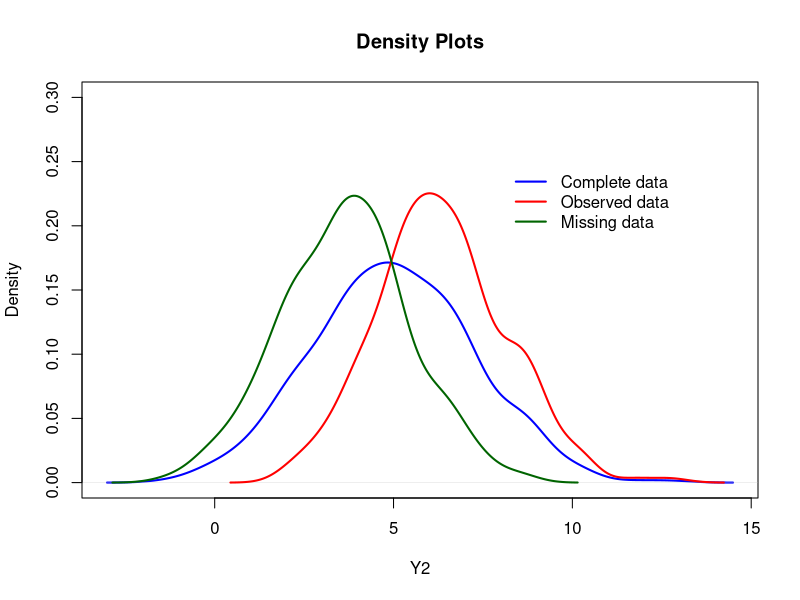
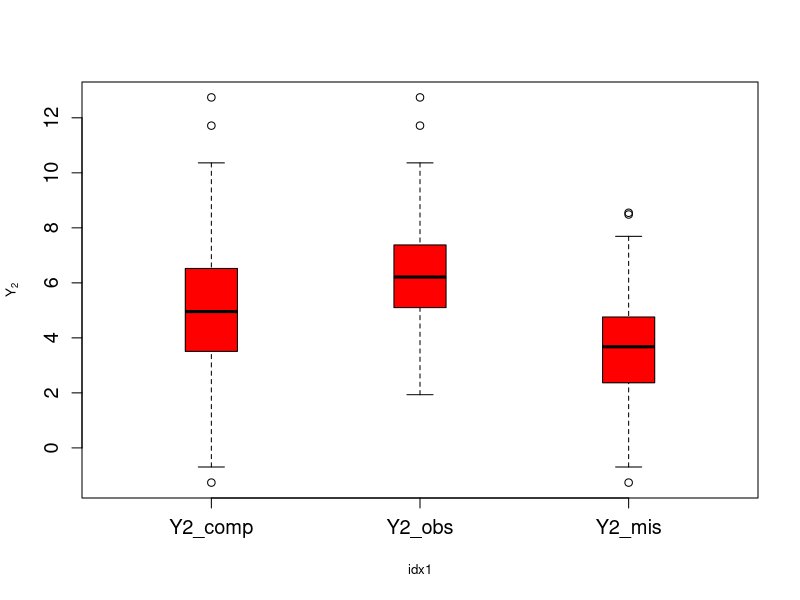
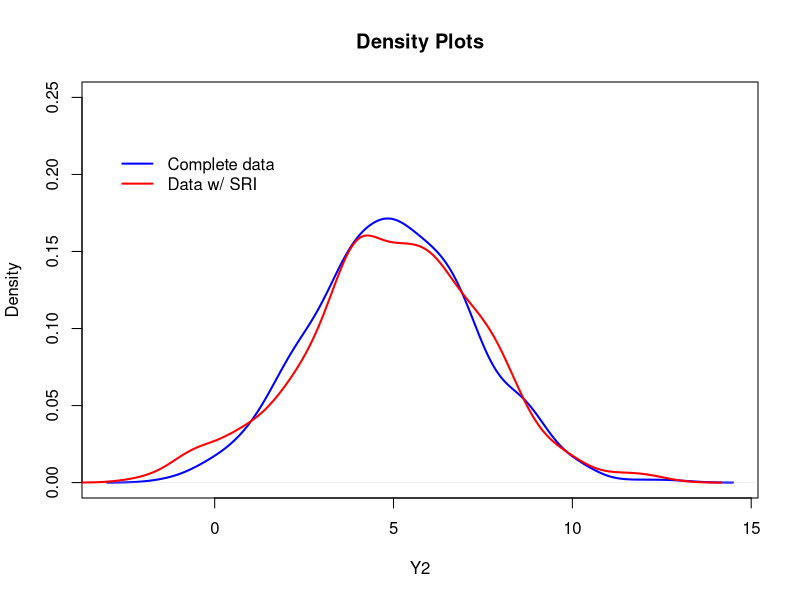
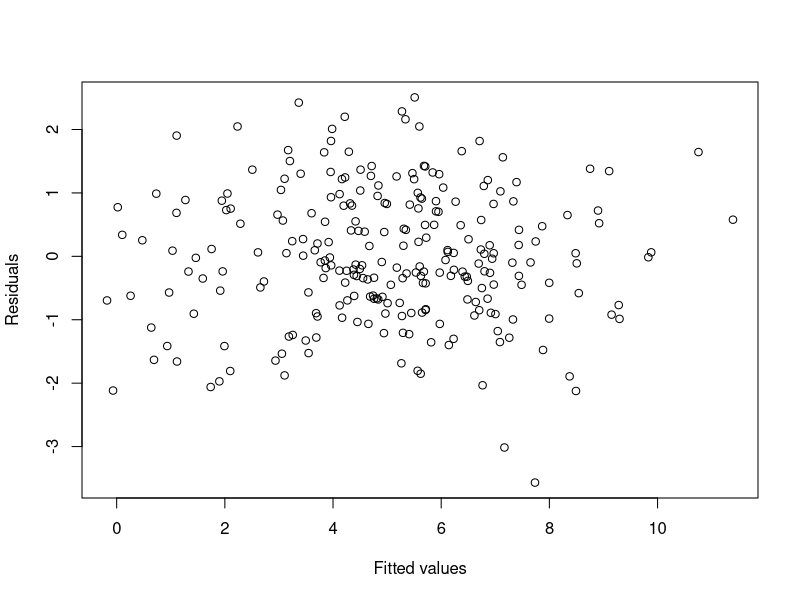
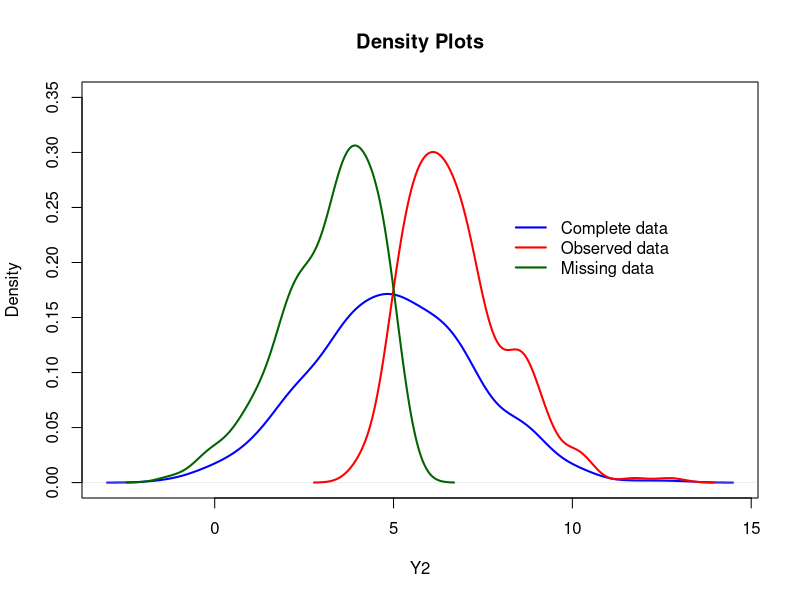
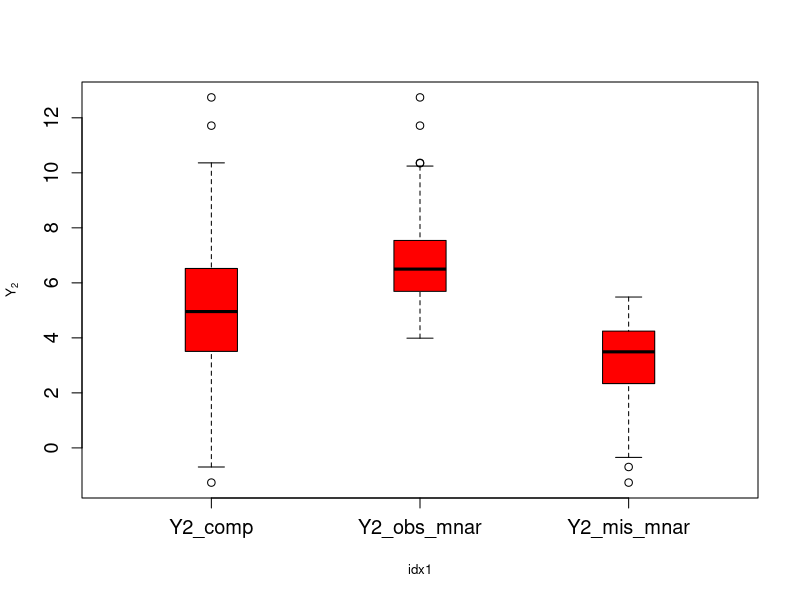
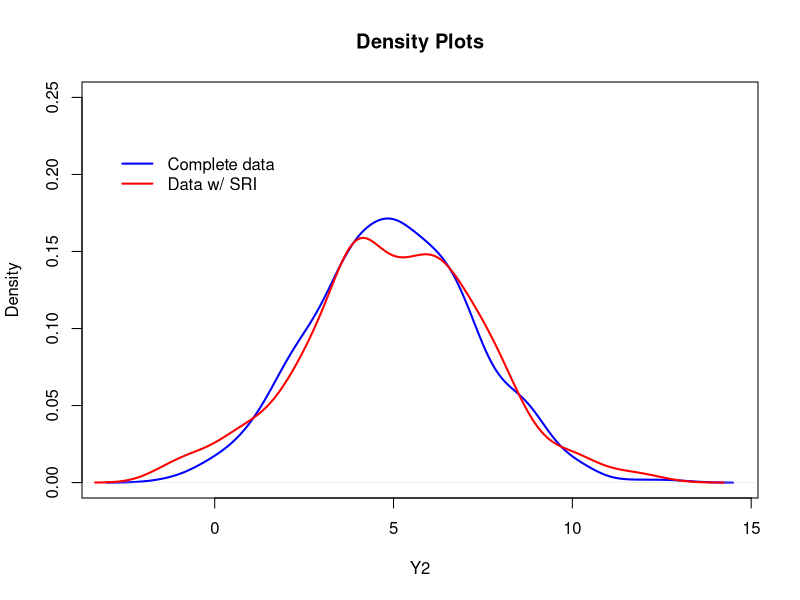
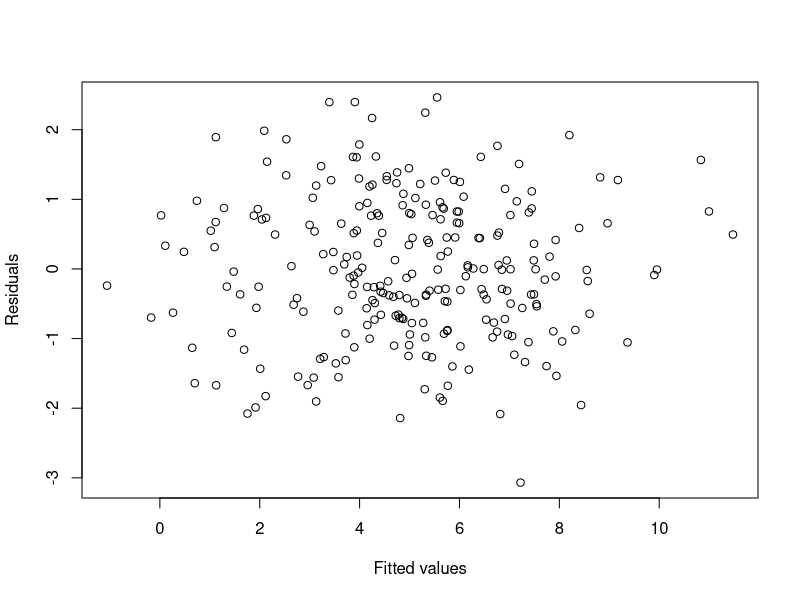

These charts were generated, in order, by the following R code:
## ---- chunk 1
set.seed(1)

get_dataset = function(nsim, mean, sd){
  # Simulating univariate Gaussians
  Z1 = rnorm(n = nsim, mean = mean, sd = sd)
  Z2 = rnorm(n = nsim, mean = mean, sd = sd)
  Z3 = rnorm(n = nsim, mean = mean, sd = sd)
  # Defining Ys in terms of Zs
  Y1 = 1 + Z1
  Y2 = 5 + 2 * Z1 + Z2
  return(data.frame(Y1, Y2, Z1, Z2, Z3))
}

# Generating dataset
nsim = 500
dataset = get_dataset(nsim, 0, 1)

# Missingness indicator params
a = 2; b = 0
# Defining missingness indicator
r = a * (dataset$Y1 - 1)  +  b * (dataset$Y1 - 5) + dataset$Z3 

# Imposing missingness
mis_indxs = which(r < 0)
Y2_obs = dataset$Y2[-mis_indxs]
Y2_mis = dataset$Y2[mis_indxs]

# Plotting 
plot(density(dataset$Y2), lwd = 2, col = "blue", xlab = expression(Y2),
     main = "Density Plots", ylim = c(0, 0.30))
lines(density(Y2_obs), lwd = 2, col = "red")
lines(density(Y2_mis), lwd = 2, col = "darkgreen")
legend(8, 0.25, legend = c("Complete data", "Observed data", "Missing data"), 
       col = c("blue", "red", "darkgreen"), lty = c(1,1,1), lwd = c(2,2,2), bty ="n")
## ---- chunk 2
# Get number of observed and missing variables.
n_obs = length(Y2_obs)
n_mis = length(Y2_mis)

# Ordering indices
idxs = rep("Y2_comp", nsim + n_obs + n_mis)
idxs[(nsim+1):(nsim+n_obs)] = "Y2_obs"
idxs[(nsim+n_obs+1):(nsim+n_obs+n_mis)] = "Y2_mis"
idx1 = factor(idxs, levels = c("Y2_comp","Y2_obs","Y2_mis"))

# Plotting box plots
Y2boxmcar = c(dataset$Y2, Y2_obs,Y2_mis)
boxplot(Y2boxmcar ~ idx1, boxwex = 0.25, col = "red", cex.lab = 0.8, 
        cex.axis = 1.2, ylab = expression(Y[2]))
## ---- chunk 3
set.seed(1)
# Generating dataset
nsim = 500
complete_dataset = get_dataset(nsim, 0, 1)
dataset = get_dataset(nsim, 0, 1)

# Missingness indicator params
a = 2; b = 0
# Defining missingness indicator
r = a * (complete_dataset$Y1 - 1) + b * (complete_dataset$Y2 - 5) + 
         complete_dataset$Z3 

# Imposing missingness
mis_indxs = which(r < 0)
dataset$Y2[mis_indxs] = NA

# Regressing Y2 on Y1
fits = lm(Y2 ~ Y1, data = dataset[c(1, 2)])
coeffs = fits$coefficients

# Generating predictions
pred_sri = predict(fits, newdata = dataset[c(1, 2)]) + rnorm(nsim, 0, sigma(fits))
Y2_sri = ifelse(is.na(dataset$Y2) == TRUE, pred_sri, dataset$Y2)  

# Plotting 
plot(density(complete_dataset$Y2), lwd = 2, col = "blue", xlab = expression(Y2),
     main = "Density Plots",  ylim = c(0, 0.25))
lines(density(Y2_sri), lwd = 2, col = "red")
legend(-3, 0.22, legend = c("Complete data", "Data w/ SRI"), 
       col = c("blue", "red"), lty = c(1,1,1), lwd = c(2,2,2), bty ="n")

mean_sri = mean(Y2_sri)
err_sri = sd(Y2_sri)/sqrt(nsim)
mean_comp = mean(complete_dataset$Y2)
sd_sri = sd(Y2_sri)
sd_comp = sd(complete_dataset$Y2)
cor = cor(complete_dataset$Y1, complete_dataset$Y2)
cor_sri = cor(dataset$Y1, Y2_sri)
mean_sri; err_sri; mean_comp; sd_sri; sd_comp; cor; cor_sri
## ---- chunk 4
plot(fits$fitted.values, residuals(fits), xlab = "Fitted values", ylab = "Residuals")
## ---- chunk 5
set.seed(1)
complete_dataset = get_dataset(nsim=500, mean=0, sd=1)

# Missingness indicator params
a = 0; b = 2
# Defining missingness indicator
r = a * (complete_dataset$Y1 - 1) + b * (complete_dataset$Y2 - 5) + complete_dataset$Z3 

# Imposing missingness
mis_indxs = which(r < 0)
Y2_obs_mnar = complete_dataset$Y2[-mis_indxs]
Y2_mis_mnar = complete_dataset$Y2[mis_indxs]

# Plotting 
plot(density(complete_dataset$Y2), lwd = 2, col = "blue", xlab = expression(Y2), main = "Density Plots", 
     ylim = c(0, 0.35))
lines(density(Y2_obs_mnar), lwd = 2, col = "red")
lines(density(Y2_mis_mnar), lwd = 2, col = "darkgreen")
legend(8, 0.25, legend = c("Complete data", "Observed data", "Missing data"), 
       col = c("blue", "red", "darkgreen"), lty = c(1,1,1), lwd = c(2,2,2), bty ="n")
## ---- chunk 6
# Get number of observed and missing variables.
n_obs = length(Y2_obs_mnar)
n_mis = length(Y2_mis_mnar)

# Ordering indices
idxs = rep("Y2_comp", nsim + n_obs + n_mis)
idxs[(nsim+1):(nsim+n_obs)] = "Y2_obs_mnar"
idxs[(nsim+n_obs+1):(nsim+n_obs+n_mis)] = "Y2_mis_mnar"
idx1 = factor(idxs, levels = c("Y2_comp","Y2_obs_mnar","Y2_mis_mnar"))

# Plotting box plots
Y2boxmcar = c(complete_dataset$Y2, Y2_obs_mnar,Y2_mis_mnar)
boxplot(Y2boxmcar ~ idx1, boxwex = 0.25, col = "red", cex.lab = 0.8, 
        cex.axis = 1.2, ylab = expression(Y[2]))
## ---- chunk 7
set.seed(1)
# Generating dataset
nsim = 500
complete_dataset = get_dataset(nsim, 0, 1)
dataset = get_dataset(nsim, 0, 1)

# Missingness indicator params
a = 0; b = 2
# Defining missingness indicator
r = a * (complete_dataset$Y1 - 1) + b * (complete_dataset$Y2 - 5) + 
         complete_dataset$Z3 

# Imposing missingness
mis_indxs = which(r < 0)
dataset$Y2[mis_indxs] = NA

# Regressing Y2 on Y1
fits = lm(Y2 ~ Y1, data = dataset[c(1, 2)])
coeffs = fits$coefficients

# Generating predictions
pred_sri = predict(fits, newdata = dataset[c(1, 2)]) + rnorm(nsim, 0, sigma(fits))
Y2_sri = ifelse(is.na(dataset$Y2) == TRUE, pred_sri, dataset$Y2)  

# Plotting 
plot(density(complete_dataset$Y2), lwd = 2, col = "blue", xlab = expression(Y2),
     main = "Density Plots",  ylim = c(0, 0.25))
lines(density(Y2_sri), lwd = 2, col = "red")
legend(-3, 0.22, legend = c("Complete data", "Data w/ SRI"), 
       col = c("blue", "red"), lty = c(1,1,1), lwd = c(2,2,2), bty ="n")

mean_sri = mean(Y2_sri)
err_sri = sd(Y2_sri)/sqrt(nsim)
mean_comp = mean(complete_dataset$Y2)
sd_sri = sd(Y2_sri)
sd_comp = sd(complete_dataset$Y2)
cor = cor(complete_dataset$Y1, complete_dataset$Y2)
cor_sri = cor(dataset$Y1, Y2_sri)
mean_sri; err_sri; mean_comp; sd_sri; sd_comp; cor; cor_sri
## ---- chunk 8
plot(fits$fitted.values, residuals(fits), xlab = "Fitted values", ylab = "Residuals")
